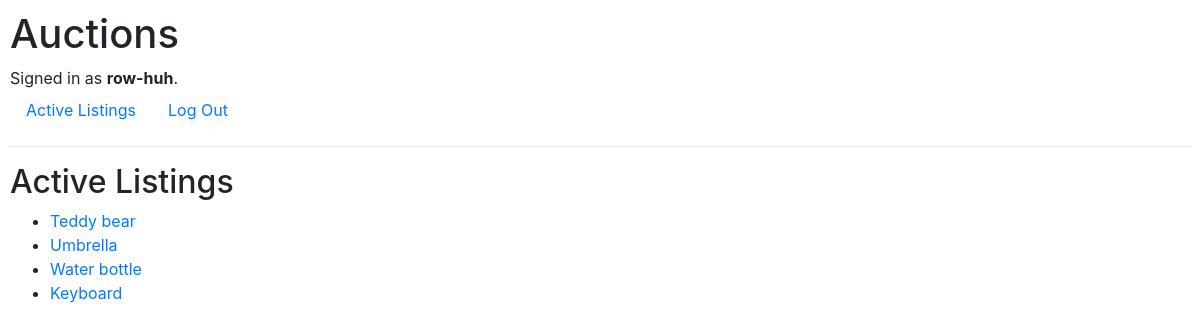
Screenshot of / (signed in) with the database file from the repository.
### auctions/models.py (models this page shows)
class User(AbstractUser):
    pass

class Listing(models.Model):
    class Categories(models.TextChoices):
        TOYS = 'TO', 'Toys'
        HOME = 'HO', 'Home'
    title = models.TextField(max_length=64, blank=False, unique=True)
    description = models.TextField(max_length=2000, blank=False)
    imageURL = models.TextField(max_length=64, blank=True)
    categories = models.CharField(
        max_length=2,
        choices=Categories.choices,
        default=Categories.TOYS,
    )

### auctions/views.py (the view)
# urls.py: path("", views.index, name="index"),
def index(request):
    listings = Listing.objects.all()
    return render(request, "auctions/index.html", {
        "listings" : listings
    })

### auctions/templates/auctions/index.html
{% extends "auctions/layout.html" %}
{% block body %}
    <h2>Active Listings</h2>
    <ul>
        {% for listing in listings %}
        <li>
            <a href="{% url 'loadListing' listing.title %}">{{ listing.title }}</a>
        </li>
        {% endfor %}
    </ul>
{% endblock %}

### auctions/templates/auctions/layout.html (shortened to what this page needs)
{% load static %}
<!DOCTYPE html>
<html lang="en">
    <head>
        <link rel="stylesheet" href="https://stackpath.bootstrapcdn.com/bootstrap/4.4.1/css/bootstrap.min.css">
        <link href="{% static 'auctions/styles.css' %}" rel="stylesheet">
    </head>
    <body>
        <h1>Auctions</h1>
        <div>
            {% if user.is_authenticated %}
                Signed in as <strong>{{ user.username }}</strong>.
            {% else %}
                Not signed in.
            {% endif %}
        </div>
        <ul class="nav">
            <li class="nav-item">
                <a class="nav-link" href="{% url 'index' %}">Active Listings</a>
            </li>
            {% if user.is_authenticated %}
                <li class="nav-item">
                    <a class="nav-link" href="{% url 'logout' %}">Log Out</a>
                </li>
            {% endif %}
        </ul>
        <hr>
        {% block body %}
        {% endblock %}
    </body>
</html>

### auctions/static/auctions/styles.css (style rules this page uses)
body { padding: 10px; }

### rows the page displays
User: username "row-huh"
Listing: title "Teddy bear"
Listing: title "Umbrella"
Listing: title "Water bottle"
Listing: title "Keyboard"
